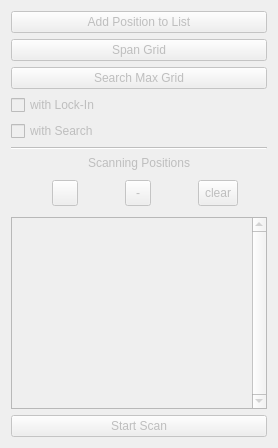
        <widget class="QWidget" name="scanning_tab">
         <property name="enabled">
          <bool>false</bool>
         </property>
         <property name="sizePolicy">
          <sizepolicy hsizetype="Expanding" vsizetype="Expanding">
           <horstretch>0</horstretch>
           <verstretch>0</verstretch>
          </sizepolicy>
         </property>
         <attribute name="title">
          <string>Scanning</string>
         </attribute>
         <layout class="QVBoxLayout" name="verticalLayout_3">
          <item>
           <widget class="QPushButton" name="addpos_button">
            <property name="sizePolicy">
             <sizepolicy hsizetype="Preferred" vsizetype="Fixed">
              <horstretch>0</horstretch>
              <verstretch>0</verstretch>
             </sizepolicy>
            </property>
            <property name="text">
             <string>Add Position to List</string>
            </property>
           </widget>
          </item>
          <item>
           <widget class="QPushButton" name="spangrid_button">
            <property name="sizePolicy">
             <sizepolicy hsizetype="MinimumExpanding" vsizetype="Fixed">
              <horstretch>0</horstretch>
              <verstretch>0</verstretch>
             </sizepolicy>
            </property>
            <property name="text">
             <string>Span Grid</string>
            </property>
           </widget>
          </item>
          <item>
           <widget class="QPushButton" name="searchgrid_button">
            <property name="enabled">
             <bool>false</bool>
            </property>
            <property name="text">
             <string>Search Max Grid</string>
            </property>
           </widget>
          </item>
          <item>
           <widget class="QCheckBox" name="lockin_checkBox">
            <property name="enabled">
             <bool>false</bool>
            </property>
            <property name="text">
             <string>with Lock-In</string>
            </property>
           </widget>
          </item>
          <item>
           <widget class="QCheckBox" name="search_checkBox">
            <property name="enabled">
             <bool>false</bool>
            </property>
            <property name="text">
             <string>with Search</string>
            </property>
           </widget>
          </item>
          <item>
           <widget class="Line" name="line_7">
            <property name="orientation">
             <enum>Qt::Horizontal</enum>
            </property>
           </widget>
          </item>
          <item>
           <widget class="QLabel" name="label_5">
            <property name="sizePolicy">
             <sizepolicy hsizetype="Preferred" vsizetype="Fixed">
              <horstretch>0</horstretch>
              <verstretch>0</verstretch>
             </sizepolicy>
            </property>
            <property name="text">
             <string>Scanning Positions</string>
            </property>
            <property name="alignment">
             <set>Qt::AlignCenter</set>
            </property>
           </widget>
          </item>
          <item>
           <widget class="QFrame" name="frame">
            <property name="sizePolicy">
             <sizepolicy hsizetype="Preferred" vsizetype="Fixed">
              <horstretch>0</horstretch>
              <verstretch>0</verstretch>
             </sizepolicy>
            </property>
            <property name="minimumSize">
             <size>
              <width>0</width>
              <height>35</height>
             </size>
            </property>
            <property name="frameShape">
             <enum>QFrame::NoFrame</enum>
            </property>
            <property name="frameShadow">
             <enum>QFrame::Raised</enum>
            </property>
            <widget class="QWidget" name="layoutWidget">
             <property name="geometry">
              <rect>
               <x>0</x>
               <y>0</y>
               <width>271</width>
               <height>34</height>
              </rect>
             </property>
             <layout class="QHBoxLayout" name="horizontalLayout_3">
              <item>
               <widget class="QToolButton" name="add_button">
                <property name="sizePolicy">
                 <sizepolicy hsizetype="Fixed" vsizetype="Fixed">
                  <horstretch>0</horstretch>
                  <verstretch>0</verstretch>
                 </sizepolicy>
                </property>
                <property name="minimumSize">
                 <size>
                  <width>26</width>
                  <height>26</height>
                 </size>
                </property>
                <property name="text">
                 <string/>
                </property>
                <property name="icon">
                 <iconset resource="../resources.qrc">
                  <normaloff>:/icons/gui/list-add.png</normaloff>:/icons/gui/list-add.png</iconset>
                </property>
                <property name="checkable">
                 <bool>false</bool>
                </property>
               </widget>
              </item>
              <item>
               <widget class="QToolButton" name="remove_button">
                <property name="sizePolicy">
                 <sizepolicy hsizetype="Fixed" vsizetype="Fixed">
                  <horstretch>0</horstretch>
                  <verstretch>0</verstretch>
                 </sizepolicy>
                </property>
                <property name="minimumSize">
                 <size>
                  <width>26</width>
                  <height>26</height>
                 </size>
                </property>
                <property name="text">
                 <string>-</string>
                </property>
                <property name="icon">
                 <iconset resource="../resources.qrc">
                  <normaloff>:/icons/gui/list-remove.png</normaloff>:/icons/gui/list-remove.png</iconset>
                </property>
               </widget>
              </item>
              <item>
               <widget class="QToolButton" name="clear_button">
                <property name="sizePolicy">
                 <sizepolicy hsizetype="Fixed" vsizetype="Fixed">
                  <horstretch>0</horstretch>
                  <verstretch>0</verstretch>
                 </sizepolicy>
                </property>
                <property name="minimumSize">
                 <size>
                  <width>26</width>
                  <height>26</height>
                 </size>
                </property>
                <property name="text">
                 <string>clear</string>
                </property>
                <property name="icon">
                 <iconset resource="../resources.qrc">
                  <normaloff>:/icons/gui/edit-delete.png</normaloff>:/icons/gui/edit-delete.png</iconset>
                </property>
               </widget>
              </item>
             </layout>
            </widget>
           </widget>
          </item>
          <item>
           <widget class="QTableView" name="posTable">
            <property name="sizePolicy">
             <sizepolicy hsizetype="Expanding" vsizetype="MinimumExpanding">
              <horstretch>0</horstretch>
              <verstretch>0</verstretch>
             </sizepolicy>
            </property>
            <property name="minimumSize">
             <size>
              <width>0</width>
              <height>140</height>
             </size>
            </property>
            <property name="maximumSize">
             <size>
              <width>16777215</width>
              <height>2000</height>
             </size>
            </property>
            <property name="verticalScrollBarPolicy">
             <enum>Qt::ScrollBarAlwaysOn</enum>
            </property>
            <property name="alternatingRowColors">
             <bool>true</bool>
            </property>
            <attribute name="horizontalHeaderVisible">
             <bool>false</bool>
            </attribute>
           </widget>
          </item>
          <item>
           <widget class="QPushButton" name="scan_button">
            <property name="sizePolicy">
             <sizepolicy hsizetype="Preferred" vsizetype="Fixed">
              <horstretch>0</horstretch>
              <verstretch>0</verstretch>
             </sizepolicy>
            </property>
            <property name="text">
             <string>Start Scan</string>
            </property>
           </widget>
          </item>
         </layout>
         <zorder>addpos_button</zorder>
         <zorder>spangrid_button</zorder>
         <zorder>searchgrid_button</zorder>
         <zorder>lockin_checkBox</zorder>
         <zorder>search_checkBox</zorder>
         <zorder>label_5</zorder>
         <zorder>line_7</zorder>
         <zorder>frame</zorder>
         <zorder>posTable</zorder>
         <zorder>scan_button</zorder>
        </widget>
